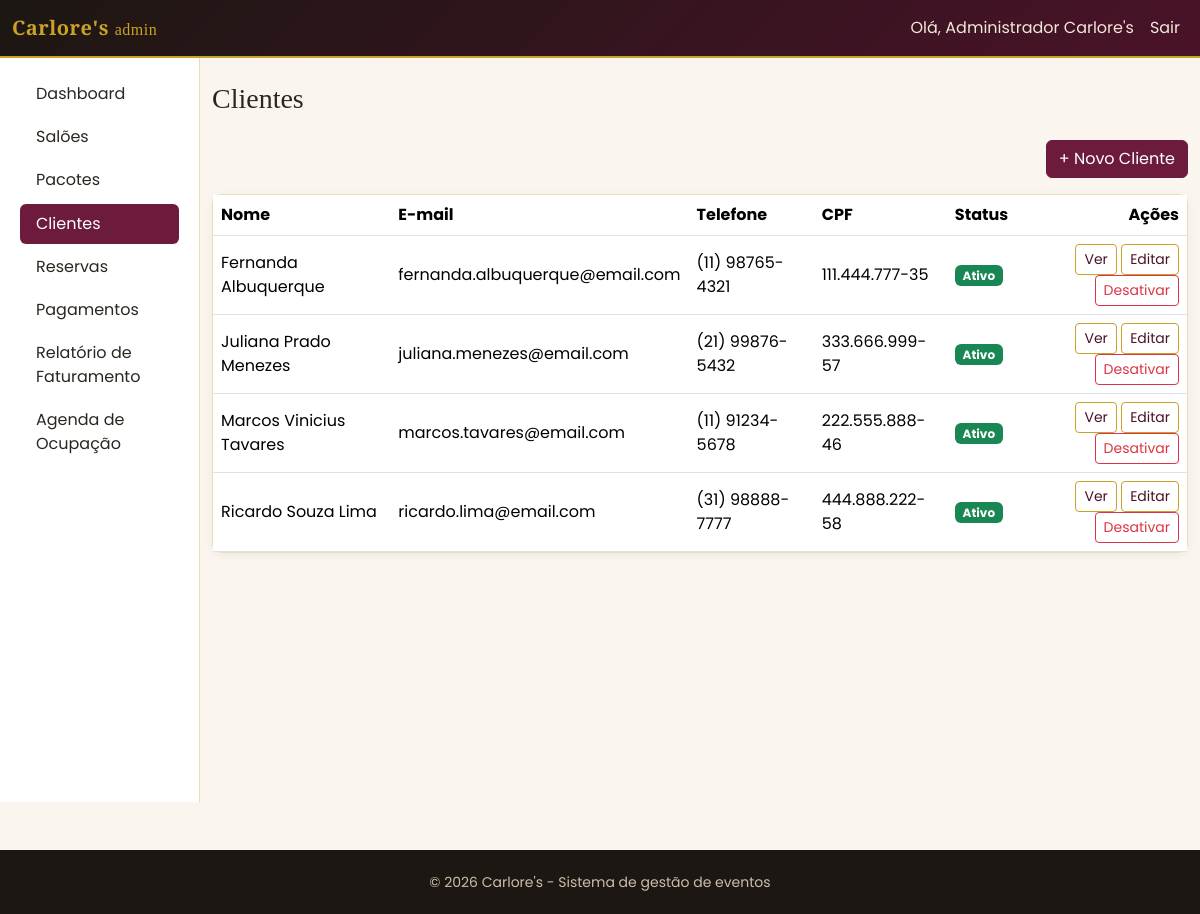
Page /admin/clientes/index.php (signed in) on the committed database.
### tables this page shows
CREATE TABLE clientes (
    id          INT UNSIGNED AUTO_INCREMENT PRIMARY KEY,
    usuario_id  INT UNSIGNED NOT NULL,
    telefone    VARCHAR(20) NOT NULL,
    cpf         CHAR(11) NOT NULL,
    endereco    VARCHAR(255) NOT NULL,
    created_at  DATETIME NOT NULL DEFAULT CURRENT_TIMESTAMP,
    CONSTRAINT fk_clientes_usuario FOREIGN KEY (usuario_id) REFERENCES usuarios(id)
        ON DELETE CASCADE ON UPDATE CASCADE,
    UNIQUE KEY uq_clientes_usuario (usuario_id),
    UNIQUE KEY uq_clientes_cpf (cpf)
);

CREATE TABLE usuarios (
    id          INT UNSIGNED AUTO_INCREMENT PRIMARY KEY,
    nome        VARCHAR(120) NOT NULL,
    email       VARCHAR(150) NOT NULL,
    senha_hash  VARCHAR(255) NOT NULL,
    tipo        ENUM('admin', 'cliente') NOT NULL DEFAULT 'cliente',
    ativo       TINYINT(1) NOT NULL DEFAULT 1,
    created_at  DATETIME NOT NULL DEFAULT CURRENT_TIMESTAMP,
    updated_at  DATETIME NOT NULL DEFAULT CURRENT_TIMESTAMP ON UPDATE CURRENT_TIMESTAMP,
    UNIQUE KEY uq_usuarios_email (email),
    INDEX idx_usuarios_tipo (tipo)
);

### public/admin/clientes/index.php (called while the page is built, shortened)
<?php
require_once __DIR__ . '/../../../config/bootstrap.php';
$clientes = Cliente::listarComUsuario();
require ROOT_PATH . '/views/admin/clientes/listar.php';

### config/bootstrap.php (called while the page is built, shortened)
<?php
require_once ROOT_PATH . '/config/database.php';
require_once ROOT_PATH . '/helpers/format_helper.php';
spl_autoload_register(function (string $classe): void {
    foreach (['models', 'services'] as $pasta) {
        $caminho = ROOT_PATH . "/{$pasta}/{$classe}.php";
        if (is_file($caminho)) {
            return;
        }
    }
});

### config/database.php (called while the page is built, shortened)
<?php
class Database
{
    private static ?PDO $conexao = null;
    public static function conectar(): PDO
    {
        if (self::$conexao === null) {
            $dsn = 'mysql:host=' . self::HOST . ';dbname=' . self::DBNAME . ';charset=' . self::CHARSET;
            try {
                self::$conexao = new PDO($dsn, self::USUARIO, self::SENHA, [
                    PDO::ATTR_ERRMODE            => PDO::ERRMODE_EXCEPTION,
                    PDO::ATTR_EMULATE_PREPARES   => false,
                    PDO::ATTR_DEFAULT_FETCH_MODE => PDO::FETCH_ASSOC,
                ]);
            } catch (PDOException $e) {
                error_log('[Database] Falha na conexao: ' . $e->getMessage());
                http_response_code(500);
                die('Nao foi possivel conectar ao banco de dados. Verifique se o MySQL do XAMPP esta em execucao e se o banco "carlores" foi importado (veja o README.md).');
            }
        }
        return self::$conexao;
    }
}

### models/Cliente.php (called while the page is built, shortened)
<?php
class Cliente
{
    public static function listarComUsuario(): array
    {
        $stmt = Database::conectar()->query(
            'SELECT c.id, c.telefone, c.cpf, c.endereco, u.id AS usuario_id, u.nome, u.email, u.ativo
             FROM clientes c
             INNER JOIN usuarios u ON u.id = c.usuario_id
             ORDER BY u.nome'
        );
        return $stmt->fetchAll();
    }
}

### helpers/format_helper.php (called while the page is built, shortened)
<?php
function e(mixed $valor): string
{
    return htmlspecialchars((string)($valor ?? ''), ENT_QUOTES, 'UTF-8');
}
function cpfFormatado(?string $cpf): string
{
    $digitos = preg_replace('/\D/', '', (string)$cpf);
    return substr($digitos, 0, 3) . '.' . substr($digitos, 3, 3) . '.' . substr($digitos, 6, 3) . '-' . substr($digitos, 9, 2);
}
function telefoneFormatado(?string $telefone): string
{
    $digitos = preg_replace('/\D/', '', (string)$telefone);
    if (strlen($digitos) === 11) {
        return '(' . substr($digitos, 0, 2) . ') ' . substr($digitos, 2, 5) . '-' . substr($digitos, 7);
    }
    return (string)$telefone;
}

### views/admin/clientes/listar.php (the view, shortened to what this page needs)
<?php require ROOT_PATH . '/views/partials/header_admin.php'; ?>
<div class="d-flex justify-content-end mb-3">
    <a href="/admin/clientes/criar.php" class="btn btn-carlores">+ Novo Cliente</a>
</div>
<div class="card card-carlores">
    <div class="table-responsive">
        <table class="table mb-0 align-middle">
            <thead><tr><th>Nome</th><th>E-mail</th><th>Telefone</th><th>CPF</th><th>Status</th><th class="text-end">Ações</th></tr></thead>
            <tbody>
            <?php foreach ($clientes as $c): ?>
                <tr>
                    <td><?= e($c['nome']) ?></td>
                    <td><?= e($c['email']) ?></td>
                    <td><?= e(telefoneFormatado($c['telefone'])) ?></td>
                    <td><?= e(cpfFormatado($c['cpf'])) ?></td>
                    <td>
                        <?php if ($c['ativo']): ?>
                            <span class="badge text-bg-success">Ativo</span>
                        <?php else: ?>
                            <span class="badge text-bg-secondary">Inativo</span>
                        <?php endif; ?>
                    </td>
                    <td class="text-end">
                        <a href="/admin/clientes/visualizar.php?id=<?= (int)$c['id'] ?>" class="btn btn-sm btn-outline-carlores">Ver</a>
                        <a href="/admin/clientes/editar.php?id=<?= (int)$c['id'] ?>" class="btn btn-sm btn-outline-carlores">Editar</a>
                        <form method="post" action="/admin/clientes/excluir.php" class="d-inline"
                              onsubmit="return confirm('<?= $c['ativo'] ? 'Desativar' : 'Reativar' ?> este cliente?');">
                            <button type="submit" class="btn btn-sm btn-outline-danger"><?= $c['ativo'] ? 'Desativar' : 'Reativar' ?></button>
                        </form>
                    </td>
                </tr>
            <?php endforeach; ?>
            </tbody>
        </table>
    </div>
</div>
<?php require ROOT_PATH . '/views/partials/footer_admin.php'; ?>

### public/assets/css/theme.css (style rules this page uses)
:root { --carlores-preto: #1c1712; --carlores-vinho: #6d1b3c; --carlores-vinho-escuro: #4a1229; --carlores-dourado: #c9a227; --carlores-dourado-claro: #e8d38a; --carlores-creme: #faf6ef; --carlores-texto: #2b2620; }
body { background-color: var(--carlores-creme); color: var(--carlores-texto); font-family: 'Poppins', 'Segoe UI', sans-serif; }
a { color: var(--carlores-vinho); }
.btn-carlores { background-color: var(--carlores-vinho); border-color: var(--carlores-vinho); color: #fff; }
.btn-outline-carlores { border-color: var(--carlores-dourado); color: var(--carlores-vinho-escuro); }
.card-carlores { border: 1px solid rgba(201, 162, 39, 0.35); border-radius: 0.6rem; box-shadow: 0 2px 10px rgba(0,0,0,0.06); }

### rows in the picture
clientes: usuario.nome "Fernanda Albuquerque", usuario.email "fernanda.albuquerque@email.com", telefone "(11) 98765-4321", cpf "111.444.777-35"
clientes: usuario.nome "Juliana Prado Menezes", usuario.email "juliana.menezes@email.com", telefone "(21) 99876-5432", cpf "333.666.999-57"
clientes: usuario.nome "Marcos Vinicius Tavares", usuario.email "marcos.tavares@email.com", telefone "(11) 91234-5678", cpf "222.555.888-46"
clientes: usuario.nome "Ricardo Souza Lima", usuario.email "ricardo.lima@email.com", telefone "(31) 98888-7777", cpf "444.888.222-58"

### other values in the picture
APP_NOME "Carlore's"
$usuario['nome'] "Administrador Carlore's"
$rotulo "Dashboard"
$rotulo "Salões"
$rotulo "Pacotes"
$rotulo "Clientes"
$rotulo "Reservas"
$rotulo "Pagamentos"
$rotulo "Relatório de Faturamento"
$rotulo "Agenda de Ocupação"
$tituloPagina "Clientes"
